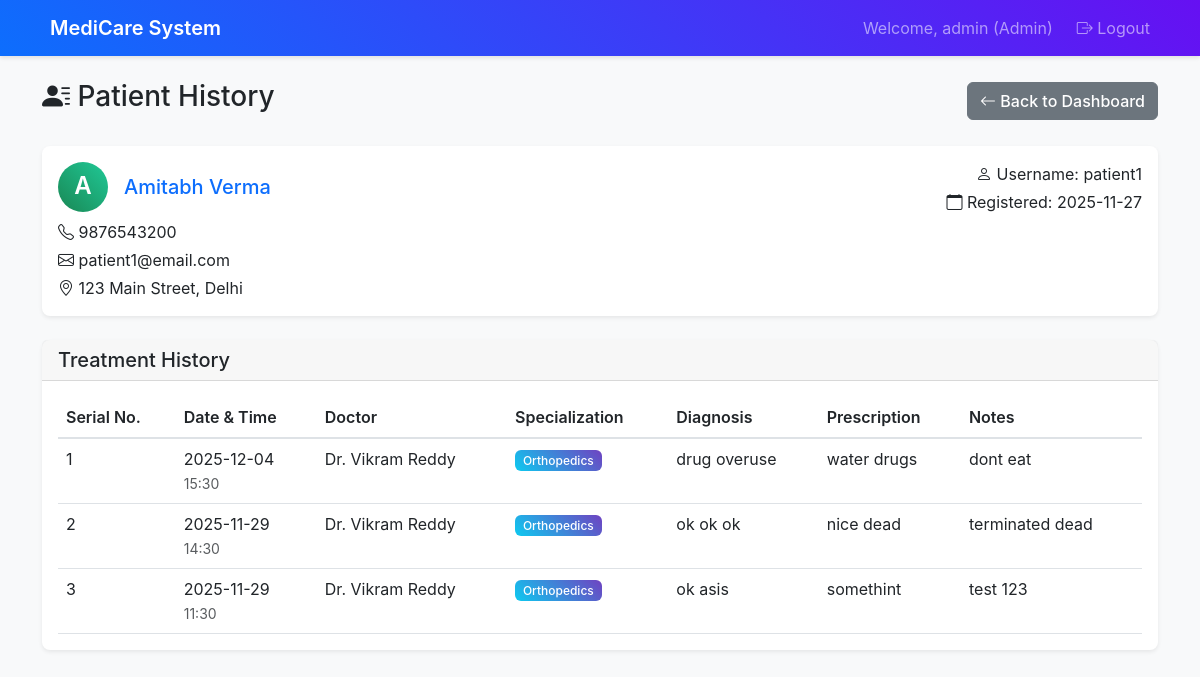
The app's page /admin/patient/392/history (signed in) with its own data.
### app.py (models this page shows)
class Patient(db.Model):
    __tablename__ = 'patients'
    id: Mapped[int] = mapped_column(primary_key=True)
    user_id: Mapped[int] = mapped_column(db.ForeignKey('users.id'), nullable=False)
    name: Mapped[str] = mapped_column(nullable=False)
    phone: Mapped[str] = mapped_column()
    address: Mapped[str] = mapped_column()
    created_at: Mapped[datetime] = mapped_column(default=datetime.utcnow)
    user = db.relationship('User', back_populates='patient')
    appointments = db.relationship('Appointment', back_populates='patient')

class User(db.Model):
    __tablename__ = 'users'
    id: Mapped[int] = mapped_column(primary_key=True)
    username: Mapped[str] = mapped_column(unique=True, nullable=False)
    email: Mapped[str] = mapped_column(unique=True, nullable=False)
    password_hash: Mapped[str] = mapped_column(nullable=False)
    role: Mapped[str] = mapped_column(nullable=False)  # admin, doctor, patient
    created_at: Mapped[datetime] = mapped_column(default=datetime.utcnow)
    doctor = db.relationship('Doctor', back_populates='user', uselist=False)
    patient = db.relationship('Patient', back_populates='user', uselist=False)

class Treatment(db.Model):
    __tablename__ = 'treatments'
    id: Mapped[int] = mapped_column(primary_key=True)
    appointment_id: Mapped[int] = mapped_column(db.ForeignKey('appointments.id'), nullable=False)
    diagnosis: Mapped[str] = mapped_column()
    prescription: Mapped[str] = mapped_column()
    treatment_notes: Mapped[str] = mapped_column()
    created_at: Mapped[datetime] = mapped_column(default=datetime.utcnow)
    appointment = db.relationship('Appointment', back_populates='treatment')

class Appointment(db.Model):
    __tablename__ = 'appointments'
    id: Mapped[int] = mapped_column(primary_key=True)
    patient_id: Mapped[int] = mapped_column(db.ForeignKey('patients.id'), nullable=False)
    doctor_id: Mapped[int] = mapped_column(db.ForeignKey('doctors.id'), nullable=False)
    appointment_date: Mapped[date] = mapped_column(nullable=False)
    appointment_time: Mapped[str] = mapped_column(nullable=False)
    status: Mapped[str] = mapped_column(default='booked')  # booked, completed, cancelled
    created_at: Mapped[datetime] = mapped_column(default=datetime.utcnow)
    patient = db.relationship('Patient', back_populates='appointments')
    doctor = db.relationship('Doctor', back_populates='appointments')
    treatment = db.relationship('Treatment', back_populates='appointment', uselist=False)

class Doctor(db.Model):
    __tablename__ = 'doctors'
    id: Mapped[int] = mapped_column(primary_key=True)
    user_id: Mapped[int] = mapped_column(db.ForeignKey('users.id'), nullable=False)
    name: Mapped[str] = mapped_column(nullable=False)
    specialization: Mapped[str] = mapped_column(nullable=True)
    phone: Mapped[str] = mapped_column(nullable=True)
    availability_days: Mapped[str] = mapped_column(nullable=True)
    availability_hours: Mapped[str] = mapped_column(nullable=True)
    availability_slots: Mapped[str] = mapped_column(nullable=True)
    created_at: Mapped[datetime] = mapped_column(default=datetime.utcnow)
    user = db.relationship('User', back_populates='doctor')
    appointments = db.relationship('Appointment', back_populates='doctor')

### routes.py (the view)
@app.route('/admin/patient/<int:patient_id>/history')
@login_required
@role_required(['admin'])
def admin_patient_history(patient_id):
    patient = Patient.query.join(User).filter(Patient.id == patient_id).first()
    if not patient:
        flash('Patient not found', 'error')
        return redirect(url_for('admin_dashboard'))
    treatments = db.session.query(
        Treatment,
        Appointment.appointment_date,
        Appointment.appointment_time,
        Doctor.name.label('doctor_name'),
        Doctor.specialization.label('specialization')
    ).join(Appointment, Treatment.appointment_id == Appointment.id)\
     .join(Doctor, Appointment.doctor_id == Doctor.id)\
     .filter(Appointment.patient_id == patient_id)\
     .order_by(Appointment.appointment_date.desc(), Appointment.appointment_time.desc()).all()
    treatments_with_info = []
    for i, treatment_tuple in enumerate(treatments, 1):
        treatment = treatment_tuple[0]
        appointment_date = treatment_tuple[1]
        appointment_time = treatment_tuple[2]
        doctor_name = treatment_tuple[3]
        specialization = treatment_tuple[4]
        treatment_dict = {
            'id': treatment.id,
            'appointment_id': treatment.appointment_id,
            'diagnosis': treatment.diagnosis,
            'prescription': treatment.prescription,
            'treatment_notes': treatment.treatment_notes,
            'created_at': treatment.created_at,
            'serial_no': i,
            'appointment_date': appointment_date,
            'appointment_time': appointment_time,
            'doctor_name': doctor_name,
            'specialization': specialization
        }
        treatments_with_info.append(treatment_dict)
    return render_template('admin_patient_history.html',
                         patient=patient,
                         treatments=treatments_with_info)

### routes.py (called while the page is built)
def login_required(f):
    @wraps(f)
    def decorated_function(*args, **kwargs):
        if 'user_id' not in session:
            return redirect(url_for('login'))
        return f(*args, **kwargs)
    return decorated_function

def role_required(roles):
    def decorator(f):
        @wraps(f)
        def decorated_function(*args, **kwargs):
            if 'user_role' not in session or session['user_role'] not in roles:
                flash('Access denied. Insufficient permissions.', 'error')
                return redirect(url_for('login'))
            return f(*args, **kwargs)
        return decorated_function
    return decorator

### templates/admin_patient_history.html (shortened to what this page needs)
{% extends "base.html" %}
{% block content %}
<div class="row">
    <div class="col-12">
        <div class="d-flex justify-content-between align-items-center mb-4">
            <h1 class="h3">
                <i class="bi bi-person-lines-fill"></i> Patient History
            </h1>
            <a href="{{ url_for('admin_dashboard') }}" class="btn btn-secondary">
                <i class="bi bi-arrow-left"></i> Back to Dashboard
            </a>
        </div>
    </div>
</div>
<div class="row">
    <div class="col-12">
        <div class="card mb-4">
            <div class="card-body">
                <div class="row">
                    <div class="col-md-8">
                        <h5 class="card-title text-primary">
                            <div class="d-flex align-items-center">
                                <div class="avatar bg-success text-white rounded-circle d-flex align-items-center justify-content-center me-3" style="width: 50px; height: 50px;">
                                    {{ patient.name[0] }}
                                </div>
                                {{ patient.name }}
                            </div>
                        </h5>
                        <p class="mb-1"><i class="bi bi-telephone"></i> {{ patient.phone or 'Not provided' }}</p>
                        <p class="mb-1"><i class="bi bi-envelope"></i> {{ patient.user.email if patient.user else 'Not provided' }}</p>
                        <p class="mb-0"><i class="bi bi-geo-alt"></i> {{ patient.address or 'Not provided' }}</p>
                    </div>
                    <div class="col-md-4 text-md-end">
                        <p class="mb-1"><i class="bi bi-person"></i> Username: {{ patient.user.username if patient.user else 'Unknown' }}</p>
                        <p class="mb-1"><i class="bi bi-calendar"></i> Registered: {{ patient.created_at.strftime('%Y-%m-%d') if patient.created_at else 'Unknown' }}</p>
                    </div>
                </div>
            </div>
        </div>
        <div class="card">
            <div class="card-header">
                <h5 class="mb-0">Treatment History</h5>
            </div>
            <div class="card-body">
                {% if treatments %}
                <div class="table-responsive">
                    <table class="table table-hover">
                        <thead>
                            <tr>
                                <th>Serial No.</th>
                                <th>Date & Time</th>
                                <th>Doctor</th>
                                <th>Specialization</th>
                                <th>Diagnosis</th>
                                <th>Prescription</th>
                                <th>Notes</th>
                            </tr>
                        </thead>
                        <tbody>
                            {% for treatment in treatments %}
                            <tr>
                                <td>{{ treatment.serial_no }}</td>
                                <td>
                                    {{ treatment.appointment_date }}<br>
                                    <small class="text-muted">{{ treatment.appointment_time }}</small>
                                </td>
                                <td>{{ treatment.doctor_name }}</td>
                                <td>
                                    <span class="badge bg-info">{{ treatment.specialization }}</span>
                                </td>
                                <td>{{ treatment.diagnosis or '-' }}</td>
                                <td>{{ treatment.prescription or '-' }}</td>
                                <td>{{ treatment.treatment_notes or '-' }}</td>
                            </tr>
                            {% endfor %}
                        </tbody>
                    </table>
                </div>
                {% else %}
                <div class="text-center py-5">
                    <i class="bi bi-clipboard-x display-1 text-muted"></i>
                    <h4 class="text-muted">No treatment history found</h4>
                    <p class="text-muted">Treatment records will appear here after appointments are completed</p>
                </div>
                {% endif %}
            </div>
        </div>
    </div>
</div>
{% endblock %}

### static/style.css (style rules this page uses)
:root { --primary-color: #0d6efd; --success-color: #198754; --info-color: #0dcaf0; --warning-color: #ffc107; --danger-color: #dc3545; --light-color: #f8f9fa; --dark-color: #212529; }
body { background-color: #f8f9fa; font-family: -apple-system, BlinkMacSystemFont, 'Segoe UI', Roboto, sans-serif; }
.card { border: none; box-shadow: 0 0.125rem 0.25rem rgba(0, 0, 0, 0.075); border-radius: 0.5rem; transition: box-shadow 0.15s ease-in-out; }
.card-header { background-color: rgba(0, 0, 0, 0.03); border-bottom: 1px solid rgba(0, 0, 0, 0.125); font-weight: 500; }
.avatar { font-weight: 600; font-size: 1.2em; }
.btn { border-radius: 0.375rem; font-weight: 500; transition: all 0.15s ease-in-out; }
.badge { font-weight: 500; border-radius: 0.375rem; }
.table { margin-bottom: 0; }
.table th { font-weight: 600; color: var(--dark-color); border-bottom: 2px solid #dee2e6; }
.bg-success { background: linear-gradient(45deg, #198754, #20c997) !important; }
.bg-info { background: linear-gradient(45deg, #0dcaf0, #6f42c1) !important; }
.card, .alert { animation: fadeInUp 0.5s ease-out; }

### records on screen
Patient: name "A", name "Amitabh Verma", phone "9876543200", address "123 Main Street, Delhi", created_at "2025-11-27"
User: user "patient1@email.com", user "patient1"
Treatment: serial_no "1", appointment_date "2025-12-04", appointment_time "15:30", doctor_name "Dr. Vikram Reddy", specialization "Orthopedics", diagnosis "drug overuse", prescription "water drugs", treatment_notes "dont eat"
Treatment: serial_no "2", appointment_date "2025-11-29", appointment_time "14:30", doctor_name "Dr. Vikram Reddy", specialization "Orthopedics", diagnosis "ok ok ok", prescription "nice dead", treatment_notes "terminated dead"
Treatment: serial_no "3", appointment_date "2025-11-29", appointment_time "11:30", doctor_name "Dr. Vikram Reddy", specialization "Orthopedics", diagnosis "ok asis", prescription "somethint", treatment_notes "test 123"

### other values on screen
{{ session.username }} "admin"
{{ session.user_role.title() }} "Admin"
